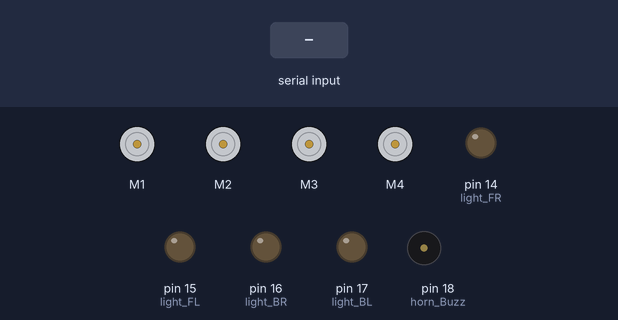
Bench run of a sketch on a simulated Arduino Uno, built with avr-gcc and run on an emulated ATmega328P. Parts: 4 × DC motor (green arrow = forward, orange = backward, longer = faster), output pins drawn as LEDs (lit = HIGH), buzzer (waves = sounding, pin HIGH). The test bench sets the inputs (shaded band).

Above: at 1.2 s.
1.3 s: "F" received over Serial
At 2.3 s:
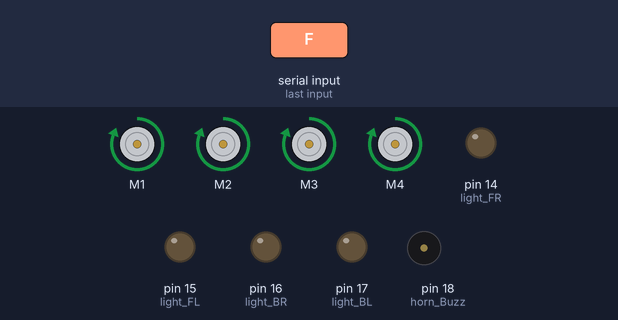
2.8 s: "B" received over Serial
At 3.4 s:
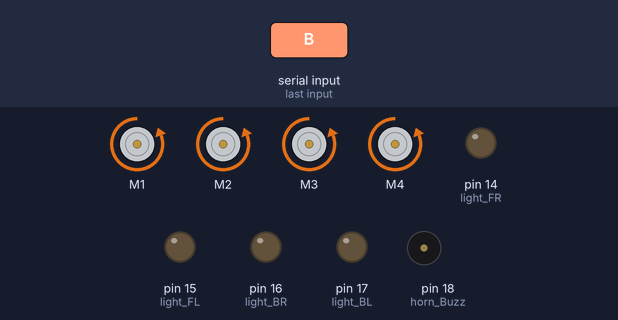
4.3 s: "L" received over Serial
At 5.5 s:
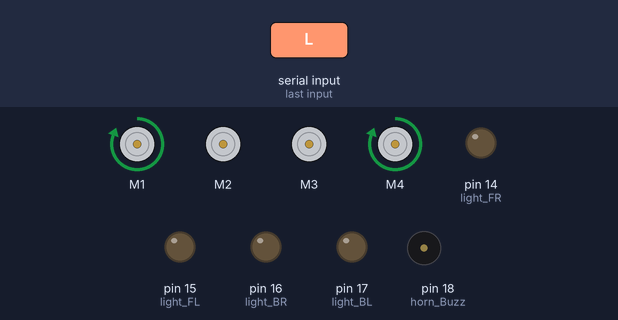
5.8 s: "R" received over Serial
At 6.9 s:
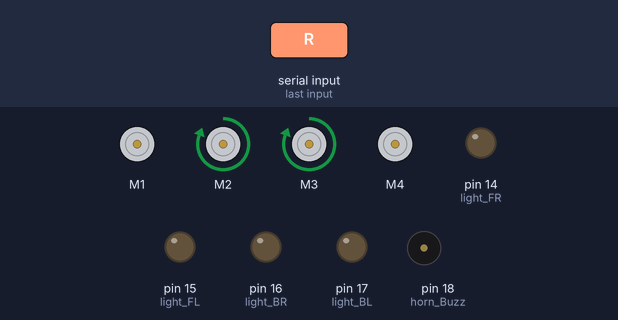
7.3 s: "I" received over Serial
At 8.0 s:
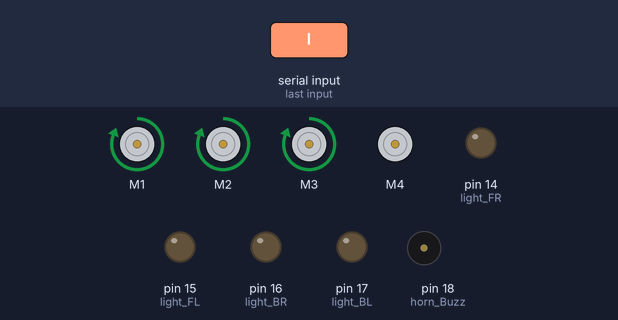
8.8 s: "G" received over Serial
At 9.2 s:
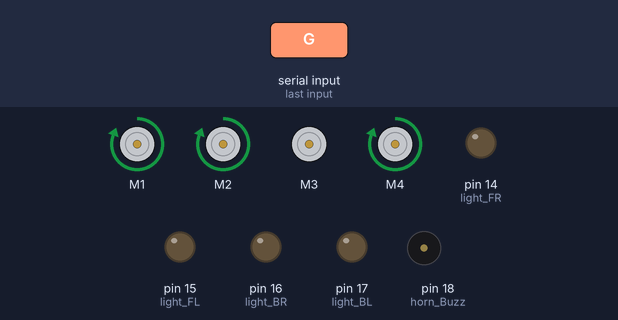
Timing chart, 0 to 11.3 s (numbered marks = the images above; inputs shaded):
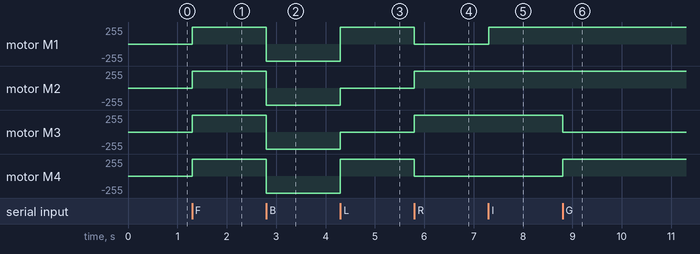

Measured:
- after the input at 1.3 s, motor M1–4: stopped → forward 255/255 at once
- after the input at 2.8 s, motor M1–4: forward 255/255 → backward 255/255 at once
- after the input at 4.3 s, motor M1, motor M4: backward 255/255 → forward 255/255 at once; motor M2, motor M3: backward 255/255 → stopped at once
- after the input at 5.8 s, motor M1, motor M4: forward 255/255 → stopped at once; motor M2, motor M3: stopped → forward 255/255 at once
- after the input at 7.3 s, motor M1: stopped → forward 255/255 at once
- after the input at 8.8 s, motor M3: forward 255/255 → stopped at once; motor M4: stopped → forward 255/255 at once

The sketch:

uploding_code.ino
```cpp
/******** https://github.com/HorridHanu *****************************/
/******** Arduino Bluetooth Controlled Robot Car ***********/
/* Must inclue AFMotor libary */

/* Path : Sketch/include library/Manage Library/Search : Af motor then install the first library. */


/******** HANU ***********/
// Inclue this libary
#include <AFMotor.h>
#define light_FR  14    //LED Front Right   pin A0 for Arduino Uno
#define light_FL  15    //LED Front Left    pin A1 for Arduino Uno
#define light_BR  16    //LED Back Right    pin A2 for Arduino Uno
#define light_BL  17    //LED Back Left     pin A3 for Arduino Uno
#define horn_Buzz 18    //Horn Buzzer       pin A4 for Arduino Uno

AF_DCMotor motor1(1);
AF_DCMotor motor2(2);
AF_DCMotor motor3(3);
AF_DCMotor motor4(4);

int command; //Int to store app command state.
int speedCar = 255; // Initial car speed set 0 to 255.
boolean lightFront = false;
boolean lightBack = false;
boolean horn = false;
void setup()
{
    pinMode(light_FR, OUTPUT);
    pinMode(light_FL, OUTPUT);
    pinMode(light_BR, OUTPUT);
    pinMode(light_BL, OUTPUT);
    pinMode(horn_Buzz, OUTPUT);

    Serial.begin(9600);

  Stop();
}

void forward()
{
  motor1.run(FORWARD);
  motor2.run(FORWARD);
  motor3.run(FORWARD);
  motor4.run(FORWARD);
    motor1.setSpeed(speedCar);
  motor2.setSpeed(speedCar);
  motor3.setSpeed(speedCar);
  motor4.setSpeed(speedCar);
}

void backward()
{
  motor1.run(BACKWARD);
  motor2.run(BACKWARD);
  motor3.run(BACKWARD);
  motor4.run(BACKWARD);
  motor1.setSpeed(speedCar);
  motor2.setSpeed(speedCar);
  motor3.setSpeed(speedCar);
  motor4.setSpeed(speedCar);
}
void left()
{
  motor1.run(FORWARD);
  motor2.run(RELEASE);
  motor3.run(RELEASE);
  motor4.run(FORWARD);
  motor1.setSpeed(speedCar);
  motor4.setSpeed(speedCar);
}
void right()
{
  motor1.run(RELEASE);
  motor2.run(FORWARD);
  motor3.run(FORWARD);
  motor4.run(RELEASE);
  motor2.setSpeed(speedCar);
  motor3.setSpeed(speedCar);
}

void forwardRight()
{
  motor1.run(FORWARD);
  motor2.run(FORWARD);
  motor3.run(FORWARD);
  motor4.run(RELEASE);

  motor1.setSpeed(speedCar);
  motor2.setSpeed(speedCar);
  motor3.setSpeed(speedCar);
}

void forwardLeft()
{
  motor1.run(FORWARD);
  motor2.run(FORWARD);
  motor3.run(RELEASE);
  motor4.run(FORWARD);

  motor1.setSpeed(speedCar);
  motor2.setSpeed(speedCar);
  motor4.setSpeed(speedCar);
}
void backwardRight()
{
  motor1.run(BACKWARD);
  motor2.run(BACKWARD);
  motor3.run(BACKWARD);
  motor4.run(RELEASE);
     motor1.setSpeed(speedCar);
  motor2.setSpeed(speedCar);
  motor3.setSpeed(speedCar);
}
void backwardLeft()
{
  motor1.run(BACKWARD);
  motor2.run(BACKWARD);
  motor3.run(RELEASE);
  motor4.run(BACKWARD);
  motor1.setSpeed(speedCar);
  motor2.setSpeed(speedCar);
  motor4.setSpeed(speedCar);
}
void Stop()
{
  motor1.run(RELEASE);
  motor2.run(RELEASE);
  motor3.run(RELEASE);
  motor4.run(RELEASE);
}

void loop(){

if (Serial.available() > 0) {
  command = Serial.read();
  Stop();       //Initialize with motors stopped.

if (lightFront) {digitalWrite(light_FR, HIGH); digitalWrite(light_FL, HIGH);}
if (!lightFront) {digitalWrite(light_FR, LOW); digitalWrite(light_FL, LOW);}
if (lightBack) {digitalWrite(light_BR, HIGH); digitalWrite(light_BL, HIGH);}
if (!lightBack) {digitalWrite(light_BR, LOW); digitalWrite(light_BL, LOW);}
if (horn) {digitalWrite(horn_Buzz, HIGH);}
if (!horn) {digitalWrite(horn_Buzz, LOW);}

switch (command) {
case 'F':forward();break;
case 'B':backward();break;
case 'L':left();break;
case 'R':right();break;
case 'I':forwardRight();break;
case 'G':forwardLeft();break;
case 'J':backwardRight();break;
case 'H':backwardLeft();break;
case 'S':Stop();break;
case '0':speedCar = 0;break;
case '1':speedCar = 25;break;
case '2':speedCar = 50;break;
case '3':speedCar = 75;break;
case '4':speedCar = 100;break;
case '5':speedCar = 125;break;
case '6':speedCar = 150;break;
case '7':speedCar = 175;break;
case '8':speedCar = 200;break;
case '9':speedCar = 225;break;
case 'q':speedCar = 255;break;
case 'W':lightFront = true;break;
case 'w':lightFront = false;break;
case 'U':lightBack = true;break;
case 'u':lightBack = false;break;
case 'V':horn = true;break;
case 'v':horn = false;break;
}}}
```
